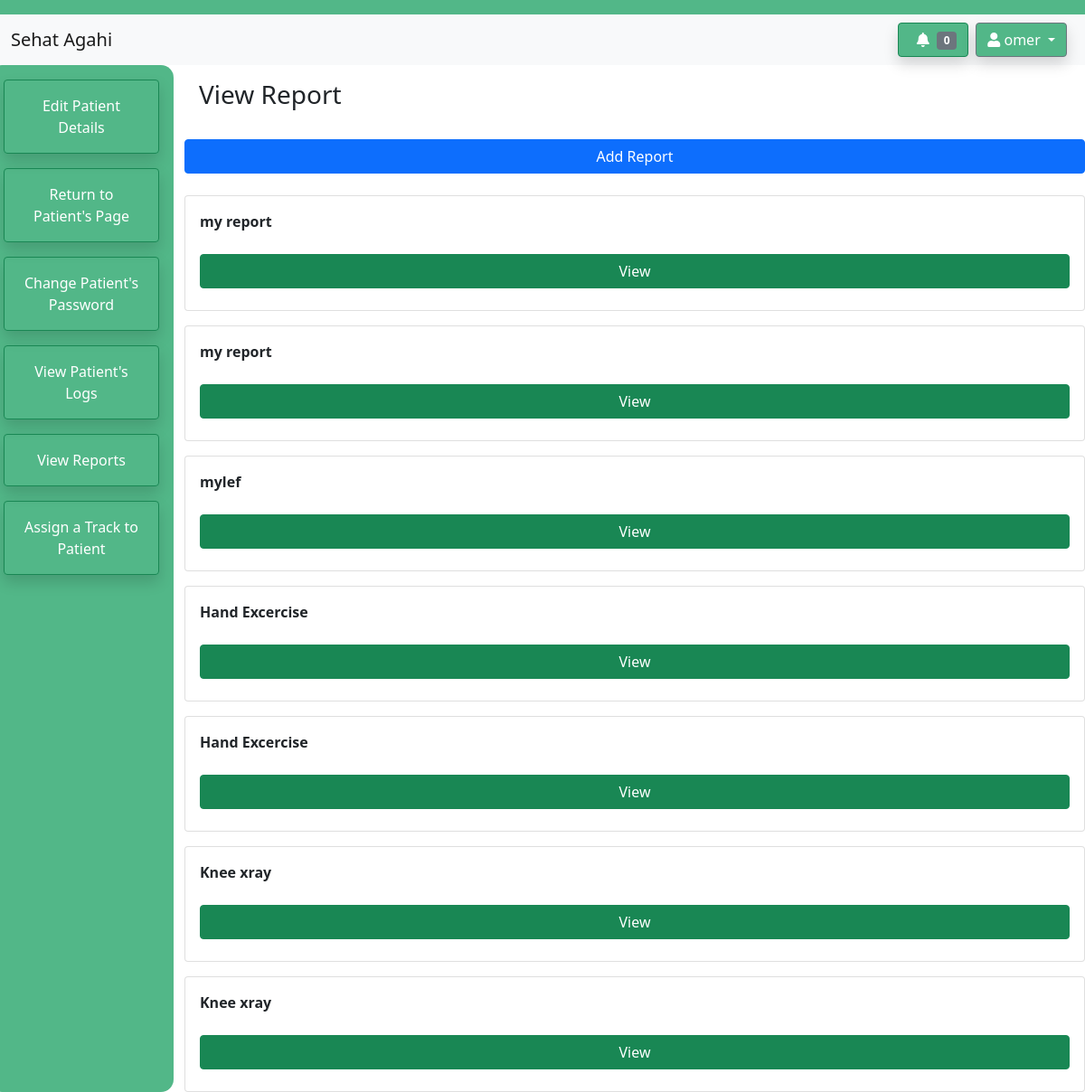
Page /sehatagahiapp/patient/2/view-report (signed in) on the earlier database version.
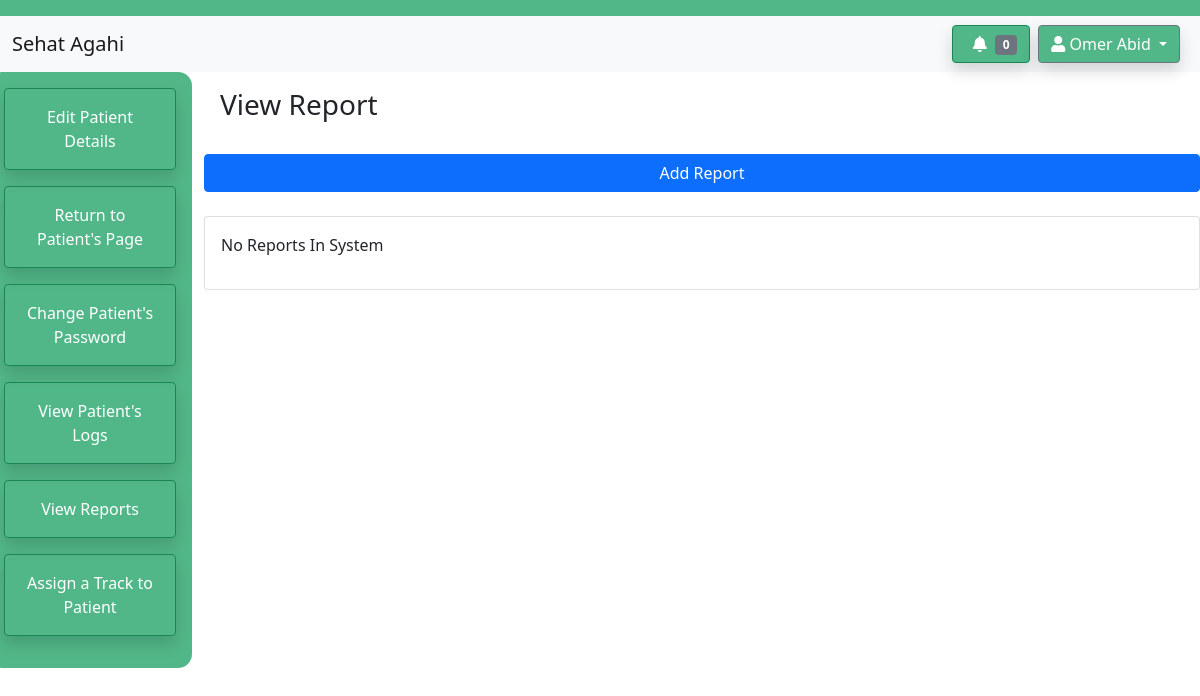
Same page on the later database version.
### sehatagahiapp/models.py (models this page shows, shortened)
class Therapist(models.Model):
    user = models.OneToOneField(User, on_delete=models.CASCADE)
    Name = models.CharField(max_length=64)
    MobileNumber = models.CharField(max_length=11)
    WorkEmail = models.CharField(max_length=64)
    SecurityQs1 = models.CharField(max_length=64)
    SecurityQs2 = models.CharField(max_length=64)
    def getMyPatients(self):
        allPatients = Patient.objects.all()
        myPatients = []
        for patient in allPatients:
            if patient.Therapist == self:
                myPatients.append(patient)
        return myPatients
    def getNumberOfUnreadLogs(self):
        patientList = self.getMyPatients()
        logs = PatientLog.objects.filter(user_ID__in=patientList,isRead = False)
        nUnreadLogs = logs.count()
        return nUnreadLogs

class Patient_Data(models.Model):
    user_ID = models.ForeignKey(Patient, on_delete=models.SET_NULL, null=True, related_name="Data")
    Name = models.CharField(max_length=64)
    FilePath = models.FileField(upload_to="PatientReports/")

class Patient(models.Model):
    user_ID = models.OneToOneField(User, on_delete=models.CASCADE, primary_key=True)
    Name = models.CharField(max_length=64)
    FatherName = models.CharField(max_length=64)
    DOB = models.DateField()
    Area = models.CharField(max_length=64)
    Gender = models.CharField(max_length=64)
    MobileNumber = models.CharField(max_length=11)
    ConditionTags = models.CharField(max_length=64)
    Therapist = models.ForeignKey(Therapist, on_delete=models.SET_NULL, null=True, related_name="Patients")

### sehatagahiapp/views.py (the view)
# urls.py: path("patient/<int:pk>/view-report", views.viewreport, name="view-report"),
def viewreport(request,pk):
    therapist = request.user.getTherapist()
    patient = get_object_or_404(Patient, pk=pk)
    patientreport = Patient_Data.objects.filter(user_ID=patient)
    liforeports = list(reversed(patientreport))
    context = {
        'heading': 'View Report',
        "name": therapist.Name,
        "nUnread": therapist.getNumberOfUnreadLogs,
        "sidebarOptions": therapistPatientOptions,
        "reports": liforeports,
        "patient": patient
    }
    return render(request, 'sehatagahiapp/view-report.html',context)

### sehatagahiapp/models.py (called while the page is built)
    def  getTherapist(self):
        if  self.is_therapist:
            allTherapists = Therapist.objects.all()
            for therapist in allTherapists:
                if therapist.user == self:
                    return therapist
            return None
        return None

### sehatagahiapp/templates/sehatagahiapp/view-report.html
{% extends 'sehatagahiapp/dashboard-outline.html' %}
{% block notification %}
        <a href="{% url 'view-unread-logs' %}"><button type="button" class="btn btn-success shadow" style="background-color: #52b788;">
            <i class="fas fa-bell px-2"></i><span class="badge bg-secondary">{{ nUnread }}</span>
        </button></a>
{% endblock %}
{% block sidebar %}
              {% for link, option in sidebarOptions.items %}
              <button class="btn btn-outline-success shadow p-3 mb-3" type="button"><a href="{% url link patient.pk %}" class="text-white text-decoration-none">{{option}}</a></button>
              {% endfor %}
{% endblock %}
{% block content %}
<div class="d-grid gap-2">
<a class="btn btn-primary my-2" href="{% url 'add-report' patient.pk %}" role="button">Add Report</a>
</div>
{% if reports %}
        {% for rep in reports %}
            <div class="card p-3 mt-3">
                <p class="fw-bold">{{ rep.Name }}</p>
                <a class="btn btn-success my-2" href="{{rep.FilePath.url}}" role="button" target="_blank" rel="noopener noreferrer">View</a>
            </div>
        {% endfor %}
    {% else %}
        <div class="card p-3 mt-3">
            <p>No Reports In System</p>
        </div>
    {% endif %}
{% endblock %}

### sehatagahiapp/templates/sehatagahiapp/dashboard-outline.html (shortened to what this page needs)
<!doctype html>
<html lang="en">
  <head>
    <link href="https://cdn.jsdelivr.net/npm/bootstrap@5.0.0-beta3/dist/css/bootstrap.min.css" rel="stylesheet">
    <link rel="stylesheet" href="https://use.fontawesome.com/releases/v5.7.0/css/all.css">
    {% load static %}
    <link rel="stylesheet" href="{% static 'sehatagahiapp/make-track.js' %}">
  </head>
  <body>
      <nav class = "navbar" style="background-color: #52b788;" ></nav>
      <nav class = "navbar navbar-light bg-light">
        <div class="container-fluid">
        <a class="navbar-brand" href="{% url 'therapist-dashboard' %}">Sehat Agahi</a>
        <div class="d-flex flex-row">
        {% block notification %}
        {% endblock %}
        <div class="dropdown px-2">
            <a class="btn btn-secondary dropdown-toggle shadow" style="background-color: #52b788" href="#" role="button" id="dropdownMenuLink" data-bs-toggle="dropdown" aria-expanded="false">
               <i class="fas fa-user"></i> {{ name }}
            </a>
          </div>
        </div>
        </div>
      </nav>
      <div class="row">
      <nav class="nav navbar-expand-sm navbar-expand-md text-white p-3 col-sm-12 col-lg-2" style="background-color: #52b788; border-radius: 14px;">
          <div class="collapse navbar-collapse" id="navbarSupportedContent">
          <ul class="nav nav-pills flex-column mb-auto">
              {% block sidebar %}
              {% endblock %}
          </ul>
        </div>
    </nav>
    <div class="col-sm-12 col-lg-10">
        <h3 class="p-3">{{ heading }}</h3>
        {% block content %}
        {% endblock %}
    </div>
    </div>
 </body>
</html>

Differences in the rows shown:
removed Patient_Data: Name "my report"
removed Patient_Data: Name "my report"
removed Patient_Data: Name "mylef"
removed Patient_Data: Name "Hand Excercise"
removed Patient_Data: Name "Hand Excercise"
removed Patient_Data: Name "Knee xray"
removed Patient_Data: Name "Knee xray"
changed Therapist: Name "omer" → "Omer Abid"
Other differences:
text now shown: "No Reports In System"
